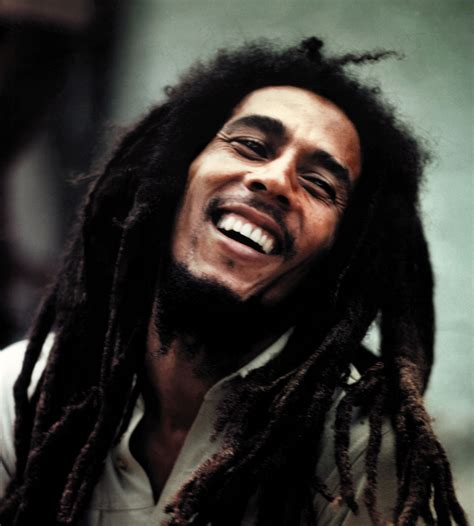
#> input picture data/example.jpeg, 474 x 526 px
$ jupyter execute clusterize_one_image.ipynb
#> lines starting #> are read from the running program, lines starting #| are printed output that depends on the picture
[cell 1]
import cv2
import numpy as np
import matplotlib.pyplot as plt
from sklearn.cluster import KMeans
from sklearn.utils import shuffle

[cell 2]
n_colors = 7

[cell 3]
# Load input image
input_image = cv2.imread("../data/example.jpeg")
#> input_image is the input picture: shape (526, 474, 3); mean B, G, R 49.8, 54.6, 56.9
input_image = cv2.cvtColor(input_image, cv2.COLOR_BGR2RGB)

# Transform image
input_image = np.array(input_image, dtype=np.float64) / 255
w, h, d = original_shape = tuple(input_image.shape)
#> w = 526; h = 474; d = 3; original_shape = (526, 474, 3)
assert d == 3
image_array = np.reshape(input_image, (w * h, d))

# Display image
plt.clf()
plt.axis("off")
plt.title("Original image (96,615 colors)")
plt.imshow(input_image)
plt.show()

[cell 4]
# Fitting model on a small sub-sample of the data
image_array_sample = shuffle(image_array, random_state=0, n_samples=1_000)
#> image_array_sample = 1000 rows, first 8: [0.553, 0.6, 0.545], [0.243, 0.22, 0.235], [0.376, 0.424, 0.384], [0.141, 0.122, 0.11], [0.0314, 0.0235, 0.0353], [0.192, 0.176, 0.18], [0.00784, 0.00784, 0.00784], [0.255, 0.239, 0.227]
kmeans = KMeans(n_clusters=n_colors, n_init="auto", random_state=0).fit(
    image_array_sample
)

# Get labels for all points
# Predicting color indices on the full image
labels = kmeans.predict(image_array)

# Display quantized image
plt.clf()
plt.axis("off")
plt.title(f"Quantized image ({n_colors} colors, K-Means)")
plt.imshow(kmeans.cluster_centers_[labels].reshape(w, h, -1))
plt.show()
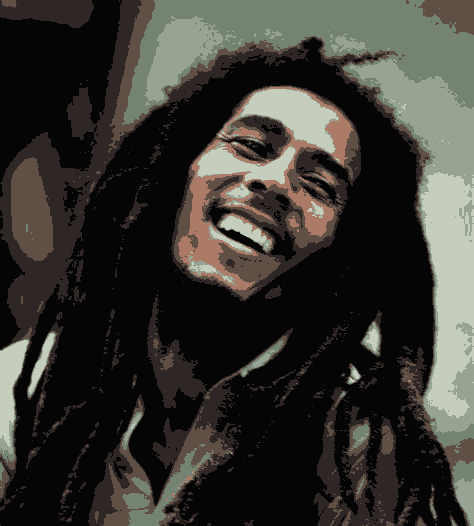
#> shown: shape (526, 474, 3) float64; mean R, G, B 0.223, 0.214, 0.195

[cell 5]
# Display palette
fig, ax = plt.subplots()
palette_color_list = (kmeans.cluster_centers_ * 255).astype(int)
#> palette_color_list = [[6, 5, 6], [197, 205, 189], [96, 79, 68], [172, 123, 103], [47, 39, 38], [117, 131, 114], [151, 163, 147]]
for i, color in enumerate(palette_color_list):
    hexa = '#%s' % ''.join(('%02x' % p for p in color))  # rgb to hex
    print(f"Color #{i + 1}: {hexa} ({100 * np.count_nonzero(labels == i) / labels.size:.2f}%)")
    ax.bar(i, 1, color=hexa)
#> this loop made 7 passes
#| Color #1: #060506 (51.01%)
#| Color #2: #c5cdbd (6.68%)
#| Color #3: #604f44 (8.64%)
#| Color #4: #ac7b67 (2.51%)
#| Color #5: #2f2726 (16.14%)
#| Color #6: #758372 (8.97%)
#| Color #7: #97a393 (6.05%)
ax.set_axis_off()
plt.title("Color palette")
plt.show()
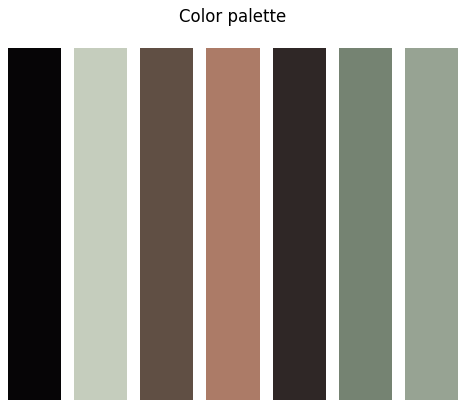
#> figure drawn by matplotlib, 1 panel
